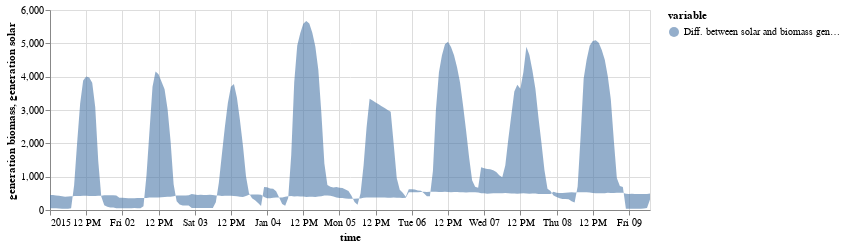

Source (notebook cell):
### Code cell
# Then we plot it
on.Plot(ts_ci.head(200))\
    .add(on.marks.area, title='Diff. between solar and biomass generation')\
    .properties(width=600, height=200)\
    .show()

### Figure 1 — Vega specification as saved in the notebook (floating-point values rounded to 4 significant figures; data arrays with more than 128 entries replaced by an {"elided": "..."} marker saying what was removed)
{"$schema": "https://vega.github.io/schema/vega/v5.json", "data": [{"name": "source_0", "values": {"elided": "200 records"}, "transform": [{"type": "formula", "expr": "toDate(datum['time'])", "as": "time"}]}, {"name": "source_0_color_domain_area", "values": [{"area": "Diff. between solar and biomass generation"}]}], "marks": [{"type": "group", "name": "layer_0_pathgroup", "from": {"facet": {"data": "source_0", "name": "faceted_path_layer_0_main", "groupby": ["area"]}}, "encode": {"update": {"height": {"field": {"signal": null, "datum": null, "group": "height", "parent": null}}, "width": {"field": {"signal": null, "datum": null, "group": "width", "parent": null}}}}, "marks": [{"type": "area", "name": "layer_0_marks", "from": {"data": "faceted_path_layer_0_main"}, "sort": {"field": "datum[\"time\"]"}, "encode": {"update": {"y2": {"field": "generation solar", "scale": "y"}, "opacity": {"value": 0.6}, "orient": {"value": "vertical"}, "x": {"field": "time", "scale": "x"}, "fill": {"field": "area", "scale": "color"}, "y": {"field": "generation biomass", "scale": "y"}, "defined": {"signal": "isValid(datum[\"time\"]) && isFinite(+datum[\"time\"]) && isValid(datum[\"generation biomass\"]) && isFinite(+datum[\"generation biomass\"])"}}}, "style": ["area"]}]}], "scales": [{"name": "x", "type": "time", "domain": {"data": "source_0", "field": "time"}, "range": [0, {"signal": "width"}]}, {"name": "y", "type": "linear", "domain": {"data": "source_0", "fields": ["generation biomass", "generation solar"]}, "range": [{"signal": "height"}, 0], "nice": true, "zero": true}, {"name": "color", "type": "ordinal", "domain": {"data": "source_0_color_domain_area", "field": "area", "sort": true}, "range": "category"}], "axes": [{"scale": "x", "maxExtent": 0, "tickCount": {"signal": "ceil(width/40)"}, "zindex": 0, "domain": false, "orient": "bottom", "labels": false, "grid": true, "minExtent": 0, "ticks": false, "aria": false, "gridScale": "y"}, {"scale": "y", "labels": false, "grid": true, "tickCount": {"signal": "ceil(height/40)"}, "minExtent": 0, "gridScale": "x", "maxExtent": 0, "domain": false, "ticks": false, "aria": false, "zindex": 0, "orient": "left"}, {"scale": "x", "labelOverlap": true, "orient": "bottom", "title": "time", "grid": false, "labelFlush": true, "tickCount": {"signal": "ceil(width/40)"}, "zindex": 0}, {"scale": "y", "orient": "left", "title": "generation biomass, generation solar", "tickCount": {"signal": "ceil(height/40)"}, "zindex": 0, "grid": false, "labelOverlap": true}], "width": 600, "style": "cell", "legends": [{"title": "variable", "fill": "color", "symbolType": "circle", "encode": {"symbols": {"update": {"opacity": {"value": 0.6}}}}}], "padding": 5, "background": "white", "height": 200}
